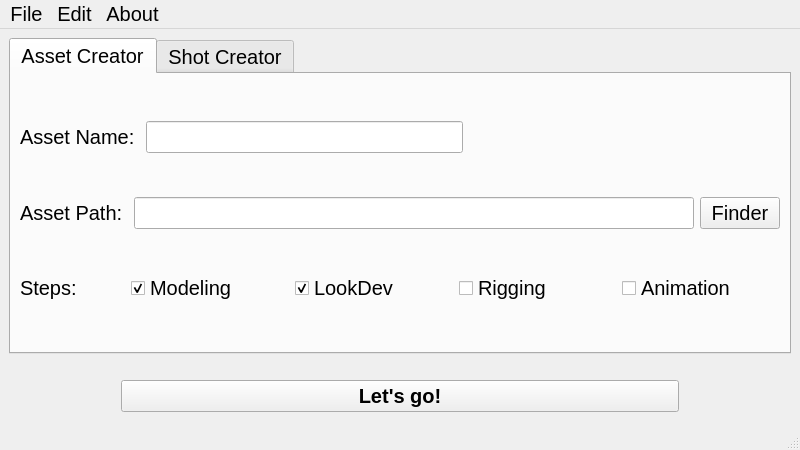
<?xml version="1.0" encoding="UTF-8"?>
<ui version="4.0">
 <class>MainWindow</class>
 <widget class="QMainWindow" name="MainWindow">
  <property name="geometry">
   <rect>
    <x>0</x>
    <y>0</y>
    <width>800</width>
    <height>450</height>
   </rect>
  </property>
  <property name="font">
   <font>
    <pointsize>15</pointsize>
   </font>
  </property>
  <property name="windowTitle">
   <string>Asset Tool</string>
  </property>
  <widget class="QWidget" name="centralwidget">
   <layout class="QVBoxLayout" name="verticalLayout">
    <item>
     <widget class="QTabWidget" name="tabWidget">
      <property name="currentIndex">
       <number>0</number>
      </property>
      <widget class="QWidget" name="tab_asset">
       <property name="autoFillBackground">
        <bool>false</bool>
       </property>
       <attribute name="title">
        <string>Asset Creator</string>
       </attribute>
       <layout class="QVBoxLayout" name="verticalLayout_2">
        <item>
         <layout class="QHBoxLayout" name="Name">
          <property name="spacing">
           <number>6</number>
          </property>
          <item>
           <widget class="QLabel" name="L_name">
            <property name="font">
             <font>
              <pointsize>15</pointsize>
             </font>
            </property>
            <property name="text">
             <string>Asset Name:</string>
            </property>
           </widget>
          </item>
          <item>
           <spacer name="horizontalSpacer">
            <property name="orientation">
             <enum>Qt::Horizontal</enum>
            </property>
            <property name="sizeType">
             <enum>QSizePolicy::Preferred</enum>
            </property>
            <property name="sizeHint" stdset="0">
             <size>
              <width>5</width>
              <height>20</height>
             </size>
            </property>
           </spacer>
          </item>
          <item>
           <widget class="QLineEdit" name="T_name">
            <property name="sizePolicy">
             <sizepolicy hsizetype="Expanding" vsizetype="Fixed">
              <horstretch>0</horstretch>
              <verstretch>0</verstretch>
             </sizepolicy>
            </property>
           </widget>
          </item>
          <item>
           <spacer name="horizontalSpacer_3">
            <property name="orientation">
             <enum>Qt::Horizontal</enum>
            </property>
            <property name="sizeHint" stdset="0">
             <size>
              <width>40</width>
              <height>20</height>
             </size>
            </property>
           </spacer>
          </item>
         </layout>
        </item>
        <item>
         <layout class="QHBoxLayout" name="Path">
          <item>
           <widget class="QLabel" name="L_path">
            <property name="font">
             <font>
              <pointsize>15</pointsize>
             </font>
            </property>
            <property name="text">
             <string>Asset Path:</string>
            </property>
           </widget>
          </item>
          <item>
           <spacer name="horizontalSpacer_2">
            <property name="orientation">
             <enum>Qt::Horizontal</enum>
            </property>
            <property name="sizeType">
             <enum>QSizePolicy::Preferred</enum>
            </property>
            <property name="sizeHint" stdset="0">
             <size>
              <width>5</width>
              <height>20</height>
             </size>
            </property>
           </spacer>
          </item>
          <item>
           <widget class="QLineEdit" name="T_path"/>
          </item>
          <item>
           <widget class="QPushButton" name="B_finder">
            <property name="sizePolicy">
             <sizepolicy hsizetype="Minimum" vsizetype="Fixed">
              <horstretch>0</horstretch>
              <verstretch>0</verstretch>
             </sizepolicy>
            </property>
            <property name="font">
             <font>
              <pointsize>15</pointsize>
             </font>
            </property>
            <property name="text">
             <string>Finder</string>
            </property>
            <property name="flat">
             <bool>false</bool>
            </property>
           </widget>
          </item>
         </layout>
        </item>
        <item>
         <layout class="QHBoxLayout" name="Steps" stretch="2,3,3,3,3">
          <item>
           <widget class="QLabel" name="label">
            <property name="font">
             <font>
              <pointsize>15</pointsize>
             </font>
            </property>
            <property name="text">
             <string>Steps:</string>
            </property>
           </widget>
          </item>
          <item>
           <widget class="QCheckBox" name="CB_mdl">
            <property name="text">
             <string>Modeling</string>
            </property>
            <property name="checked">
             <bool>true</bool>
            </property>
           </widget>
          </item>
          <item>
           <widget class="QCheckBox" name="CB_ldv">
            <property name="text">
             <string>LookDev</string>
            </property>
            <property name="checked">
             <bool>true</bool>
            </property>
           </widget>
          </item>
          <item>
           <widget class="QCheckBox" name="CB_rig">
            <property name="text">
             <string>Rigging</string>
            </property>
           </widget>
          </item>
          <item>
           <widget class="QCheckBox" name="CB_anim">
            <property name="text">
             <string>Animation</string>
            </property>
           </widget>
          </item>
         </layout>
        </item>
       </layout>
      </widget>
      <widget class="QWidget" name="tab_shot">
       <attribute name="title">
        <string>Shot Creator</string>
       </attribute>
       <layout class="QVBoxLayout" name="verticalLayout_3">
        <item>
         <layout class="QHBoxLayout" name="horizontalLayout_4" stretch="0,0,0,0">
          <item>
           <widget class="QLabel" name="label_3">
            <property name="font">
             <font>
              <pointsize>15</pointsize>
             </font>
            </property>
            <property name="text">
             <string>Sequence Name:</string>
            </property>
           </widget>
          </item>
          <item>
           <spacer name="horizontalSpacer_10">
            <property name="orientation">
             <enum>Qt::Horizontal</enum>
            </property>
            <property name="sizeType">
             <enum>QSizePolicy::Fixed</enum>
            </property>
            <property name="sizeHint" stdset="0">
             <size>
              <width>5</width>
              <height>20</height>
             </size>
            </property>
           </spacer>
          </item>
          <item>
           <widget class="QLineEdit" name="lineEdit"/>
          </item>
          <item>
           <spacer name="horizontalSpacer_9">
            <property name="orientation">
             <enum>Qt::Horizontal</enum>
            </property>
            <property name="sizeHint" stdset="0">
             <size>
              <width>40</width>
              <height>20</height>
             </size>
            </property>
           </spacer>
          </item>
         </layout>
        </item>
        <item>
         <layout class="QHBoxLayout" name="horizontalLayout_2">
          <item>
           <widget class="QLabel" name="L_shot_name">
            <property name="font">
             <font>
              <pointsize>15</pointsize>
             </font>
            </property>
            <property name="text">
             <string>Shot Name:</string>
            </property>
           </widget>
          </item>
          <item>
           <spacer name="horizontalSpacer_6">
            <property name="orientation">
             <enum>Qt::Horizontal</enum>
            </property>
            <property name="sizeType">
             <enum>QSizePolicy::Preferred</enum>
            </property>
            <property name="sizeHint" stdset="0">
             <size>
              <width>5</width>
              <height>20</height>
             </size>
            </property>
           </spacer>
          </item>
          <item>
           <widget class="QLineEdit" name="T_shot_name"/>
          </item>
          <item>
           <spacer name="horizontalSpacer_8">
            <property name="orientation">
             <enum>Qt::Horizontal</enum>
            </property>
            <property name="sizeHint" stdset="0">
             <size>
              <width>40</width>
              <height>20</height>
             </size>
            </property>
           </spacer>
          </item>
         </layout>
        </item>
        <item>
         <layout class="QHBoxLayout" name="horizontalLayout">
          <item>
           <widget class="QLabel" name="L_shot_path">
            <property name="font">
             <font>
              <pointsize>15</pointsize>
             </font>
            </property>
            <property name="text">
             <string>Shot Path:</string>
            </property>
           </widget>
          </item>
          <item>
           <spacer name="horizontalSpacer_7">
            <property name="orientation">
             <enum>Qt::Horizontal</enum>
            </property>
            <property name="sizeType">
             <enum>QSizePolicy::Fixed</enum>
            </property>
            <property name="sizeHint" stdset="0">
             <size>
              <width>5</width>
              <height>20</height>
             </size>
            </property>
           </spacer>
          </item>
          <item>
           <widget class="QLineEdit" name="T_shot_path"/>
          </item>
          <item>
           <widget class="QPushButton" name="B_shot_finder">
            <property name="font">
             <font>
              <pointsize>15</pointsize>
             </font>
            </property>
            <property name="text">
             <string>Finder</string>
            </property>
           </widget>
          </item>
         </layout>
        </item>
        <item>
         <layout class="QHBoxLayout" name="horizontalLayout_3" stretch="2,2,2,3,2,2">
          <item>
           <widget class="QLabel" name="label_2">
            <property name="font">
             <font>
              <pointsize>15</pointsize>
             </font>
            </property>
            <property name="text">
             <string>Steps:</string>
            </property>
           </widget>
          </item>
          <item>
           <widget class="QCheckBox" name="checkBox_2">
            <property name="text">
             <string>Set</string>
            </property>
           </widget>
          </item>
          <item>
           <widget class="QCheckBox" name="checkBox_3">
            <property name="text">
             <string>Layout</string>
            </property>
           </widget>
          </item>
          <item>
           <widget class="QCheckBox" name="checkBox">
            <property name="text">
             <string>Animation</string>
            </property>
           </widget>
          </item>
          <item>
           <widget class="QCheckBox" name="checkBox_4">
            <property name="text">
             <string>Fx</string>
            </property>
           </widget>
          </item>
          <item>
           <widget class="QCheckBox" name="checkBox_5">
            <property name="text">
             <string>Comp</string>
            </property>
           </widget>
          </item>
         </layout>
        </item>
       </layout>
      </widget>
     </widget>
    </item>
    <item>
     <spacer name="verticalSpacer">
      <property name="orientation">
       <enum>Qt::Vertical</enum>
      </property>
      <property name="sizeType">
       <enum>QSizePolicy::Fixed</enum>
      </property>
      <property name="sizeHint" stdset="0">
       <size>
        <width>20</width>
        <height>20</height>
       </size>
      </property>
     </spacer>
    </item>
    <item>
     <layout class="QHBoxLayout" name="Go" stretch="1,5,1">
      <item>
       <spacer name="horizontalSpacer_4">
        <property name="orientation">
         <enum>Qt::Horizontal</enum>
        </property>
        <property name="sizeHint" stdset="0">
         <size>
          <width>40</width>
          <height>20</height>
         </size>
        </property>
       </spacer>
      </item>
      <item>
       <widget class="QPushButton" name="B_go">
        <property name="sizePolicy">
         <sizepolicy hsizetype="Expanding" vsizetype="Fixed">
          <horstretch>0</horstretch>
          <verstretch>0</verstretch>
         </sizepolicy>
        </property>
        <property name="font">
         <font>
          <pointsize>15</pointsize>
          <weight>75</weight>
          <bold>true</bold>
         </font>
        </property>
        <property name="text">
         <string>Let's go!</string>
        </property>
       </widget>
      </item>
      <item>
       <spacer name="horizontalSpacer_5">
        <property name="orientation">
         <enum>Qt::Horizontal</enum>
        </property>
        <property name="sizeHint" stdset="0">
         <size>
          <width>40</width>
          <height>20</height>
         </size>
        </property>
       </spacer>
      </item>
     </layout>
    </item>
   </layout>
  </widget>
  <widget class="QMenuBar" name="menubar">
   <property name="geometry">
    <rect>
     <x>0</x>
     <y>0</y>
     <width>800</width>
     <height>31</height>
    </rect>
   </property>
   <widget class="QMenu" name="menuFile">
    <property name="title">
     <string>File</string>
    </property>
    <addaction name="actionOpen"/>
   </widget>
   <widget class="QMenu" name="menuEdit">
    <property name="title">
     <string>Edit</string>
    </property>
   </widget>
   <widget class="QMenu" name="menuAbout">
    <property name="title">
     <string>About</string>
    </property>
    <addaction name="actionDeveloped_by_RiPPLE_in_Nanjing"/>
   </widget>
   <addaction name="menuFile"/>
   <addaction name="menuEdit"/>
   <addaction name="menuAbout"/>
  </widget>
  <widget class="QStatusBar" name="statusbar"/>
  <action name="actionOpen">
   <property name="text">
    <string>Open</string>
   </property>
  </action>
  <action name="actionDeveloped_by_RiPPLE_in_Nanjing">
   <property name="text">
    <string>Developed by RiPPLE in Nanjing.</string>
   </property>
  </action>
 </widget>
 <resources/>
 <connections/>
</ui>
